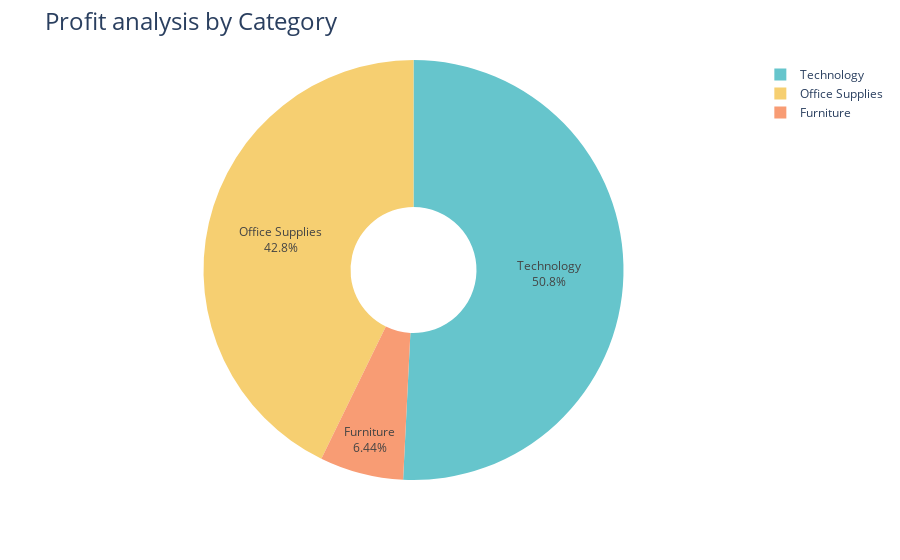

Here is the notebook cell this chart was saved with:
### Code cell
fig = px.pie(profit_by_category,names='Category',values='Profit',hole=0.3,color_discrete_sequence=px.colors.qualitative.Pastel)
fig.update_traces(textposition='inside',textinfo='percent+label')
fig.update_layout(title_text='Profit analysis by Category', title_font=dict(size=24))
fig.show()

### Figure 1 — Plotly figure (JSON) as saved in the notebook; plotly's stock layout.template omitted (floating-point values rounded to 4 significant figures)
{"data": [{"domain": {"x": [0, 1], "y": [0, 1]}, "hole": 0.3, "hovertemplate": "Category=%{label}<br>Profit=%{value}<extra></extra>", "labels": ["Furniture", "Office Supplies", "Technology"], "legendgroup": "", "name": "", "showlegend": true, "textinfo": "percent+label", "textposition": "inside", "type": "pie", "values": [18450.0, 122500.0, 145500.0]}], "layout": {"legend": {"tracegroupgap": 0}, "margin": {"t": 60}, "piecolorway": ["rgb(102, 197, 204)", "rgb(246, 207, 113)", "rgb(248, 156, 116)", "rgb(220, 176, 242)", "rgb(135, 197, 95)", "rgb(158, 185, 243)", "rgb(254, 136, 177)", "rgb(201, 219, 116)", "rgb(139, 224, 164)", "rgb(180, 151, 231)", "rgb(179, 179, 179)"], "title": {"font": {"size": 24}, "text": "Profit analysis by Category"}}}
